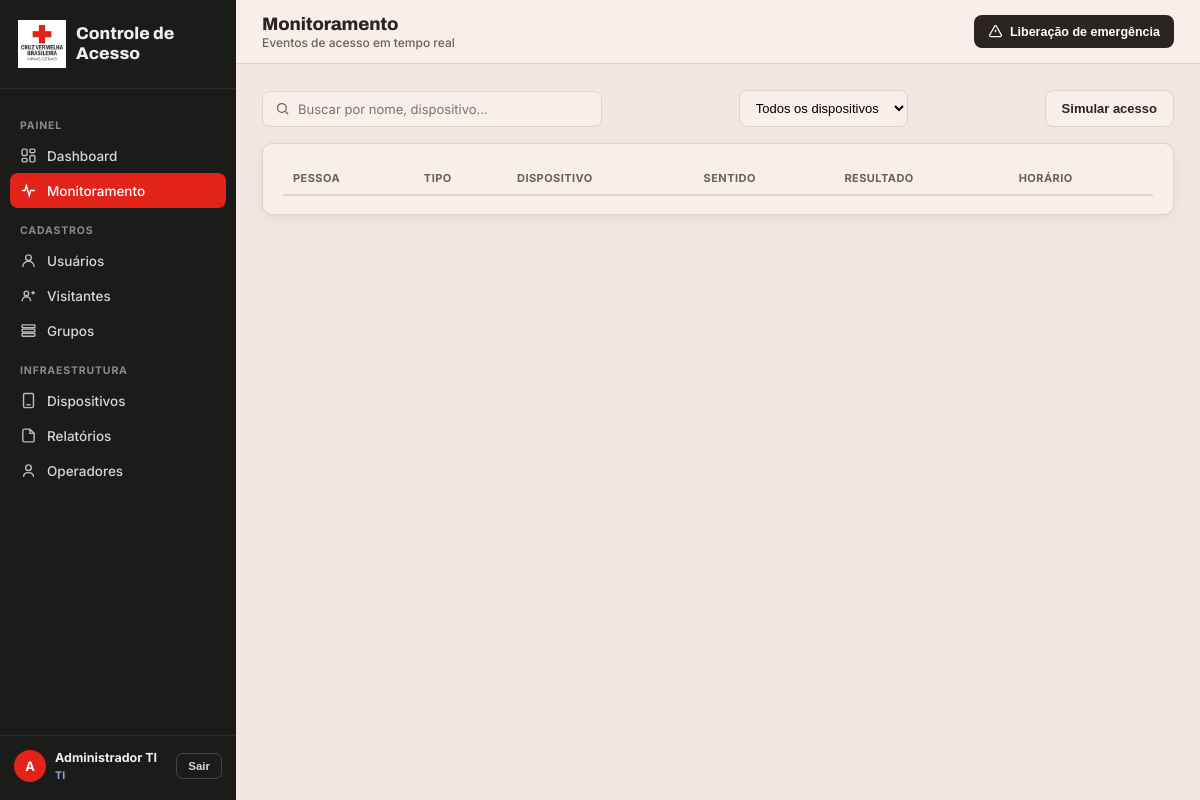
Page /monitoramento (signed in) on the committed database.
### models.py (models this page shows, shortened)
class Operador(db.Model):
    __tablename__ = "operadores"
    id = db.Column(db.Integer, primary_key=True)
    login = db.Column(db.String(60), unique=True, nullable=False)
    nome = db.Column(db.String(120), nullable=False)
    perfil = db.Column(db.String(20), nullable=False, default="portaria")
    senha_hash = db.Column(db.String(255), nullable=False)
    ativo = db.Column(db.Boolean, nullable=False, default=True)
    trocar_senha = db.Column(db.Boolean, nullable=False, default=True)
    @property
    def eh_ti(self):
        return self.perfil == "ti"

### app.py (the view)
@app.route("/monitoramento")
@ti_required
def monitoramento():
    eventos = EventoAcesso.query.order_by(EventoAcesso.id.desc()).limit(50).all()
    return render_template("monitoramento.html", titulo="Monitoramento",
                           sub="Eventos de acesso em tempo real", eventos=eventos,
                           dispositivos=Dispositivo.query.order_by(Dispositivo.nome).all())

### app.py (called while the page is built)
@app.before_request
def carregar_operador():
    g.op = None
    if session.get("op_id"):
        op = db.session.get(Operador, session["op_id"])
        if op and op.ativo:
            g.op = op
        else:
            session.clear()

@app.before_request
def csrf_protect():
    if "csrf" not in session:
        session["csrf"] = secrets.token_hex(16)
    if request.method == "POST":
        token = request.form.get("_csrf") or request.headers.get("X-CSRF")
        if not token or not secrets.compare_digest(token, session["csrf"]):
            abort(400, "Token CSRF inválido")

@app.before_request
def forcar_troca_senha():
    if g.op and g.op.trocar_senha and request.endpoint not in ("trocar_senha", "logout", "static"):
        return redirect(url_for("trocar_senha"))

@app.after_request
def security_headers(resp):
    resp.headers["X-Content-Type-Options"] = "nosniff"
    resp.headers["X-Frame-Options"] = "DENY"
    resp.headers["Referrer-Policy"] = "same-origin"
    resp.headers["Permissions-Policy"] = "camera=(self), microphone=(), geolocation=()"
    resp.headers["Content-Security-Policy"] = (
        "default-src 'self'; img-src 'self' data: blob:; media-src 'self' blob:; "
        "style-src 'self' 'unsafe-inline' https://fonts.googleapis.com; "
        "font-src https://fonts.gstatic.com; script-src 'self' 'unsafe-inline'; frame-ancestors 'none'")
    if config.HTTPS_ENABLED:
        resp.headers["Strict-Transport-Security"] = "max-age=31536000"
    return resp

def login_required(f):
    @wraps(f)
    def w(*a, **k):
        if not g.op:
            return redirect(url_for("login", next=request.path))
        return f(*a, **k)
    return w

def ti_required(f):
    @wraps(f)
    @login_required
    def w(*a, **k):
        if not g.op.eh_ti:
            abort(403)
        return f(*a, **k)
    return w

@app.context_processor
def inject():
    return {"op": getattr(g, "op", None), "csrf": session.get("csrf", ""),
            "mock": config.DEVICE_DRIVER == "mock", "formatar_cpf": formatar_cpf}

### templates/monitoramento.html (shortened to what this page needs)
{% extends 'base.html' %}
{% from '_macros.html' import iniciais, tag with context %}
{% block content %}
<div class="toolbar">
  <div class="search"><svg viewBox="0 0 24 24" fill="none" stroke="currentColor" stroke-width="2"><circle cx="11" cy="11" r="7"/><path d="M21 21l-4.3-4.3"/></svg><input id="fBusca" placeholder="Buscar por nome, dispositivo..."></div>
  <select id="fDisp" style="padding:9px 12px;border:1px solid var(--line);border-radius:8px;font-size:13px;background:var(--panel)">
    <option value="">Todos os dispositivos</option>
  </select>
  {% if mock %}<button class="btn secondary" id="simBtn" type="button">Simular acesso</button>{% endif %}
</div>
<div class="panel" style="margin-bottom:0">
  <table>
    <thead><tr><th>Pessoa</th><th>Tipo</th><th>Dispositivo</th><th>Sentido</th><th>Resultado</th><th>Horário</th></tr></thead>
  </table>
</div>
{% endblock %}

### templates/base.html (shortened to what this page needs)
<!DOCTYPE html>
<html lang="pt-BR">
<head>
<link rel="stylesheet" href="{{ url_for('static', filename='style.css') }}">
</head>
<body>
{% macro nav(endpoint, label, icon, prefix=None) %}
  <a class="nav-item {{ 'active' if (request.path == url_for(endpoint) or (endpoint != 'home' and request.path.startswith(url_for(endpoint)))) else '' }}" href="{{ url_for(endpoint) }}">
    <svg viewBox="0 0 24 24" fill="none" stroke="currentColor" stroke-width="2">{{ icon|safe }}</svg><span>{{ label }}</span>
  </a>
{% endmacro %}
<aside class="sidebar">
  <div class="sidebar-brand">
    <img src="{{ url_for('static', filename='logo.webp') }}" alt="CVBMG">
    <div class="txt"><b>Controle de Acesso</b></div>
  </div>
  <nav>
    {% if op.eh_ti %}
    <div class="nav-label">Painel</div>
    {{ nav('home','Dashboard','<rect x="3" y="3" width="7" height="9" rx="1.5"/><rect x="14" y="3" width="7" height="5" rx="1.5"/><rect x="14" y="12" width="7" height="9" rx="1.5"/><rect x="3" y="16" width="7" height="5" rx="1.5"/>', '/__home') }}
    {{ nav('monitoramento','Monitoramento','<path d="M3 12h4l2-7 4 14 2-7h6"/>') }}
    {% endif %}
    <div class="nav-label">Cadastros</div>
    {{ nav('usuarios','Usuários','<circle cx="12" cy="8" r="4"/><path d="M4 21c0-4.4 3.6-8 8-8s8 3.6 8 8"/>') }}
    {{ nav('visitantes','Visitantes','<circle cx="9" cy="9" r="3.2"/><path d="M3 20c0-3.5 2.7-6.2 6-6.2s6 2.7 6 6.2"/><path d="M16 8h5M18.5 5.5v5"/>') }}
    {% if op.eh_ti %}
    {{ nav('grupos','Grupos','<rect x="3" y="4" width="18" height="4" rx="1"/><rect x="3" y="10" width="18" height="4" rx="1"/><rect x="3" y="16" width="18" height="4" rx="1"/>') }}
    <div class="nav-label">Infraestrutura</div>
    {{ nav('dispositivos','Dispositivos','<rect x="5" y="2" width="14" height="20" rx="2"/><path d="M9 18h6"/>') }}
    {% endif %}
    {{ nav('relatorios','Relatórios','<path d="M14 3H6a2 2 0 00-2 2v14a2 2 0 002 2h12a2 2 0 002-2V9z"/><path d="M14 3v6h6"/>') }}
    {% if op.eh_ti %}
    {{ nav('operadores','Operadores','<circle cx="12" cy="8" r="4"/><path d="M5 21c0-4 3-6 7-6s7 2 7 6"/>') }}
    {% endif %}
  </nav>
  <div class="sidebar-foot">
    <div class="op-avatar">{{ op.nome[:1]|upper }}</div>
    <div class="op-meta"><b>{{ op.nome }}</b><span>{{ 'TI' if op.eh_ti else 'PORTARIA' }}</span></div>
    <form method="post" action="{{ url_for('logout') }}"><input type="hidden" name="_csrf" value="{{ csrf }}"><button class="logout-btn">Sair</button></form>
  </div>
</aside>
<div class="main">
  <div class="topbar">
    <div><h1>{{ titulo }}</h1><div class="sub">{{ sub }}</div></div>
    {% if op.eh_ti %}
    <form method="post" action="{{ url_for('emergencia') }}" onsubmit="return confirm('Liberar TODAS as catracas agora?')">
      <button class="emergency-btn"><svg viewBox="0 0 24 24" fill="none" stroke="currentColor" stroke-width="2"><path d="M12 9v4M12 17h.01M10.3 3.9L2.7 17.5A1.8 1.8 0 004.3 20h15.4a1.8 1.8 0 001.6-2.6L13.7 3.9a1.8 1.8 0 00-3.4 0z"/></svg>Liberação de emergência</button>
    </form>
    {% endif %}
  </div>
  <div class="content">
    {% block content %}{% endblock %}
  </div>
</div>
</body>
</html>

### static/style.css (style rules this page uses)
:root { --red: #E2231A; --red-dark: #A8180F; --red-tint: #F3DBD8; --ink: #2B2420; --ink-soft: #6E5F58; --line: #E3D2CC; --bg: #F2E7E2; --panel: #F8EFEA; --green: #1E8E3E; --green-tint: #E9F7EE; --amber: #C97A00; --amber-tint: #FBF1E1; --radius: 10px; --shadow: 0 1px 2px rgba(38,38,36,.04), 0 4px 16px rgba(38,38,36,.05); }
* { box-sizing:border-box; margin:0; padding:0; }
body { font-family:'Inter',sans-serif; background:var(--bg); color:var(--ink); display:flex; min-height:100vh; font-size:14px; }
h1,h2,h3,.brand-word { font-family:'Archivo',sans-serif; letter-spacing:-0.01em; }
.sidebar { width:236px; background:#1B1B1A; color:#EDEDEB; display:flex; flex-direction:column; flex-shrink:0; position:sticky; top:0; height:100vh; }
.sidebar-brand { display:flex; align-items:center; gap:10px; padding:20px 18px; border-bottom:1px solid rgba(255,255,255,.08); }
.sidebar-brand img { width:48px; height:48px; object-fit:contain; }
.sidebar-brand .txt { line-height:1.15; }
.sidebar-brand .txt b { display:block; font-family:'Archivo'; font-weight:800; font-size:17px; }
nav { flex:1; padding:14px 10px 6px; overflow-y:auto; }
.nav-label { font-size:10.5px; text-transform:uppercase; letter-spacing:.08em; color:#8A8A87; font-weight:700; margin:16px 10px 6px; }
.nav-item { display:flex; align-items:center; gap:10px; padding:9px 10px; border-radius:8px; color:#D6D6D3; text-decoration:none; font-weight:500; font-size:13.5px; cursor:pointer; border:none; background:none; width:100%; text-align:left; }
.nav-item svg { width:17px; height:17px; flex-shrink:0; opacity:.85; }
.nav-item.active { background:var(--red); color:#fff; }
.nav-item.active svg { opacity:1; }
.sidebar-foot { padding:14px 14px 18px; border-top:1px solid rgba(255,255,255,.08); display:flex; align-items:center; gap:9px; }
.op-avatar { width:32px; height:32px; border-radius:50%; background:var(--red); color:#fff; font-weight:700; font-size:13px; display:flex; align-items:center; justify-content:center; flex-shrink:0; }
.op-meta { flex:1; min-width:0; }
.op-meta b { display:block; font-size:12.5px; white-space:nowrap; overflow:hidden; text-overflow:ellipsis; }
.op-meta span { font-size:10.5px; color:#8FA8D6; font-weight:700; letter-spacing:.03em; }
.logout-btn { background:none; border:1px solid rgba(255,255,255,.18); color:#D6D6D3; font-size:11.5px; font-weight:700; padding:6px 11px; border-radius:7px; cursor:pointer; flex-shrink:0; }
.main { flex:1; min-width:0; display:flex; flex-direction:column; }
.topbar { height:64px; background:var(--panel); border-bottom:1px solid var(--line); display:flex; align-items:center; justify-content:space-between; padding:0 26px; position:sticky; top:0; z-index:5; }
.topbar h1 { font-size:18px; font-weight:800; }
.topbar .sub { font-size:12px; color:var(--ink-soft); font-weight:500; margin-top:1px; }
.emergency-btn { display:flex; align-items:center; gap:7px; background:var(--ink); color:#fff; border:none; padding:9px 14px; border-radius:8px; font-weight:700; font-size:12.5px; cursor:pointer; }
.emergency-btn svg { width:15px; height:15px; }
.content { padding:26px; flex:1; }
.panel { background:var(--panel); border:1px solid var(--line); border-radius:var(--radius); padding:18px 20px; box-shadow:var(--shadow); margin-bottom:16px; }
table { width:100%; border-collapse:collapse; }
th { text-align:left; font-size:11px; text-transform:uppercase; letter-spacing:.04em; color:var(--ink-soft); font-weight:700; padding:9px 10px; border-bottom:2px solid var(--line); }
.toolbar { display:flex; align-items:center; justify-content:space-between; margin-bottom:16px; gap:12px; }
.search { flex:1; max-width:340px; display:flex; align-items:center; gap:8px; background:var(--panel); border:1px solid var(--line); border-radius:8px; padding:9px 12px; }
.search input { border:none; outline:none; font-size:13px; flex:1; background:none; font-family:'Inter'; }
.search svg { width:15px; height:15px; color:var(--ink-soft); flex-shrink:0; }
.btn { background:var(--red); color:#fff; border:none; padding:10px 16px; border-radius:8px; font-weight:700; font-size:13px; cursor:pointer; display:inline-flex; align-items:center; gap:7px; }
.btn.secondary { background:var(--panel); color:var(--ink); border:1px solid var(--line); }
.sidebar-foot form { margin:0 }

### rows in the picture
Operador: nome "A", nome "Administrador TI", perfil "TI"

### other values in the picture
{{ label }} "Dashboard Monitoramento Usuários Visitantes Grupos Dispositivos Relatórios Operadores"
{{ titulo }} "Monitoramento"
{{ sub }} "Eventos de acesso em tempo real"
